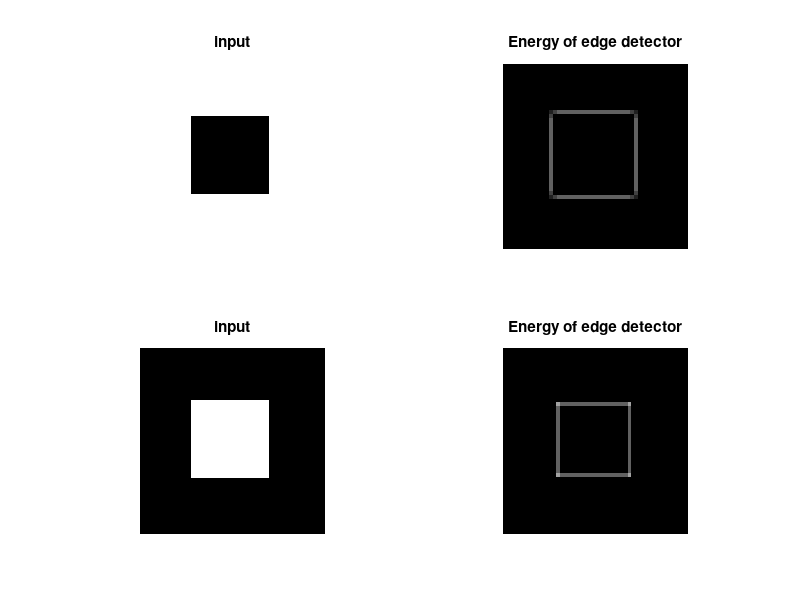

Here is the MATLAB script that generated this plot:
function l4_50()
f = zeros(3);
f(:) = -1/8;
f(2,2) = 1;

input = zeros(50,50);
for i = 15:35
    for j = 15:35
        input(i,j) = 1;
    end
end
FigHandle = figure('name','Lecture 4 - 50','numbertitle','off');
set(FigHandle, 'Position', [50, 50, 500, 500]);
subplot(2,2,3)
imshow(input),colormap gray
title('input');
output = conv2(input,f,'full');
subplot(2,2,4)
imshow(output), colormap gray
title('Energy of edge detector');


input = ones(50,50);
for i = 15:35
    for j = 15:35
        input(i,j) = 0;
    end
end
subplot(2,2,1)
imshow(input),colormap gray
title('input');
output = conv2(input,f,'valid');
subplot(2,2,2)
imshow(output),colormap gray
title('Energy of edge detector');

end